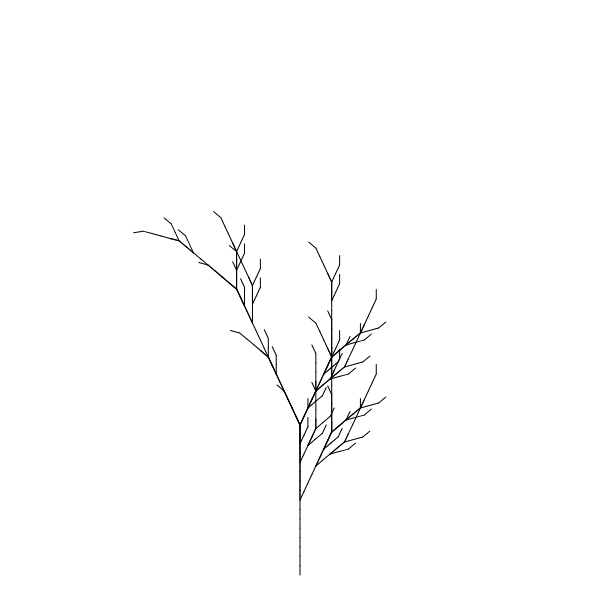
Frame 1 (no input)
Frame 2 (the mouse pressed at the canvas centre, redrawn once): identical to frame 1, image omitted

The p5.js sketch that drew this single still picture (run headless with seeded random() and noise() and a simulated clock; the mouse was pressed at the canvas centre and the sketch redrawn once):

// p5.js sketch
// ── sketch.js

const CANVAS_WIDTH = 600;
const CANVAS_HEIGHT = 600;

let system;
let selector;
let numIterations = 4;


const systems = {
 "plant 1":{
      rules : {
        F: "FF",
        X: "F+[[X]-X]-F[-FX]+X"
      },
      seed: "X",
      angle: 25,
      start:{
        x: CANVAS_WIDTH/2,
        y: CANVAS_HEIGHT - 25,
        angle: -90
      },
      length: ()=>( CANVAS_HEIGHT/Math.pow(2, numIterations + 2))
    },
"plant 2":{
      rules : {
        F: "FF",
        X: "F[+X]F[-X]+X"
      },
      seed: "X",
      angle: 20,
      start:{
        x: CANVAS_WIDTH/2,
        y: CANVAS_HEIGHT - 25,
        angle: -90
      },
      length: ()=>( CANVAS_HEIGHT/Math.pow(2, numIterations + 2))
    },
     "plant 3":{
      rules : {
        F: "FF-[-F+F+F]+[+F-F-F]",
     
      },
      seed: "F",
      angle: 22,
      start:{
        x: CANVAS_WIDTH/2,
        y: CANVAS_HEIGHT - 25,
        angle: -90
      },
      length: ()=>( CANVAS_HEIGHT/Math.pow(2, numIterations + 2))
    },
    "triangle": {
      rules : {
        F: "F-G+F+G-F",
        G: "GG"
      },
      seed: "F-G-G",
      angle: 120,
      start:{
        x:50,
        y: CANVAS_HEIGHT -50,
        angle: 0
      },
      length: ()=>((CANVAS_WIDTH - 100)/Math.pow(2,numIterations))
    },
     "dragon": {
      rules:{
        F: "F+G",
        G: "F-G"
      },
      seed: "F",
      angle: 90,
      start:{
        x: CANVAS_WIDTH/2,
        y: CANVAS_HEIGHT/2,
        angle: 0
      },
      length: ()=>(5)
    }
}


function createLabeledSlider(min, max, value, step, label){
  const labeledSlider = createDiv();
  createSpan(label).parent(labeledSlider);

  const slider = createSlider(min, max, value, step);
  slider.parent(labeledSlider);
  labeledSlider.position(20, height + 50);
  const valueDisplay = createSpan(value);
  valueDisplay.parent(labeledSlider);

  labeledSlider.changed = (f)=>{
    slider.changed(()=>{
      valueDisplay.html(slider.value());
      f();
    });
  }

  labeledSlider.value = (arg)=>{
    if (arg){
      slider.value(arg);
    }else{
      return slider.value();
    }
  }
  return labeledSlider;
}



function setup() {
  createCanvas(CANVAS_WIDTH, CANVAS_HEIGHT);
  angleMode(DEGREES);
  noLoop();

  selector = createSelect();
  selector.position(20, height + 25);
  Object.keys(systems).forEach((name)=>{
    selector.option(name);
  });

  selector.changed(setSystem);
  selector.selected("plant 1");
  setSystem();


  const iterationSlider = createLabeledSlider(0,15,numIterations,1,"num iterations");
  iterationSlider.position(20, height + 50);
  iterationSlider.changed(()=>{
    numIterations = iterationSlider.value(); 
    redraw();
  });


}

function draw() {
  background("white");
  if (system){
    console.log(numIterations);

    translate(system.start.x, system.start.y);
    rotate(system.start.angle);
    drawSystem(system, numIterations, system.length(), system.seed);
  }
}



function drawSystem(system, iterations, length, production){
  for (let i = 0; i < production.length; i++){
    const letter = production[i];
    if (iterations > 0 && system.rules[letter]){
      drawSystem(system, iterations - 1, length, system.rules[letter]);
    }else{
      switch(letter){
        case "F":
          line(0,0,length,0);
          translate(length,0);
          break;
        case "G":
          line(0,0,length,0);
          translate(length,0);
            break;
        case "+":
          rotate(system.angle)
          break;
        case "-":
          rotate(-system.angle);
          break;
        case "[":
          push();
          break;
        case "]":
          pop();
          break;
      }
    }
  }
}




function setSystem(){
  let name = selector.value();
  system = systems[name];
  redraw();
}
